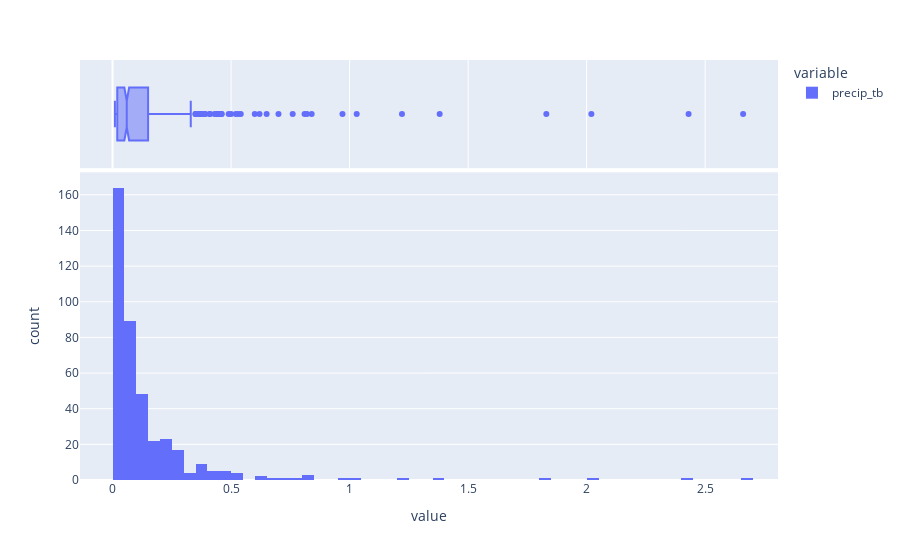

The notebook cell saved with this chart:
### Code cell
px.histogram(df_precip['precip_tb'].drop(df_precip[df_precip['precip_tb']==0].index, axis=0), marginal='box')

### Figure 1 — Plotly figure (JSON) as saved in the notebook; plotly's stock layout.template omitted (floating-point values rounded to 4 significant figures; data arrays with more than 128 entries replaced by an {"elided": "..."} marker saying what was removed)
{"data": [{"alignmentgroup": "True", "bingroup": "x", "hovertemplate": "variable=precip_tb<br>value=%{x}<br>count=%{y}<extra></extra>", "legendgroup": "precip_tb", "marker": {"color": "#636efa", "pattern": {"shape": ""}}, "name": "precip_tb", "offsetgroup": "precip_tb", "orientation": "v", "showlegend": true, "type": "histogram", "x": {"elided": "406 float values"}, "xaxis": "x", "yaxis": "y"}, {"alignmentgroup": "True", "hovertemplate": "variable=precip_tb<br>value=%{x}<extra></extra>", "legendgroup": "precip_tb", "marker": {"color": "#636efa"}, "name": "precip_tb", "notched": true, "offsetgroup": "precip_tb", "showlegend": false, "type": "box", "x": {"elided": "406 float values"}, "xaxis": "x2", "yaxis": "y2"}], "layout": {"barmode": "relative", "legend": {"title": {"text": "variable"}, "tracegroupgap": 0}, "margin": {"t": 60}, "xaxis": {"anchor": "y", "domain": [0, 1], "title": {"text": "value"}}, "xaxis2": {"anchor": "y2", "domain": [0, 1], "matches": "x", "showgrid": true, "showticklabels": false}, "yaxis": {"anchor": "x", "domain": [0, 0.7326], "title": {"text": "count"}}, "yaxis2": {"anchor": "x2", "domain": [0.7426, 1], "matches": "y2", "showgrid": false, "showline": false, "showticklabels": false, "ticks": ""}}}
